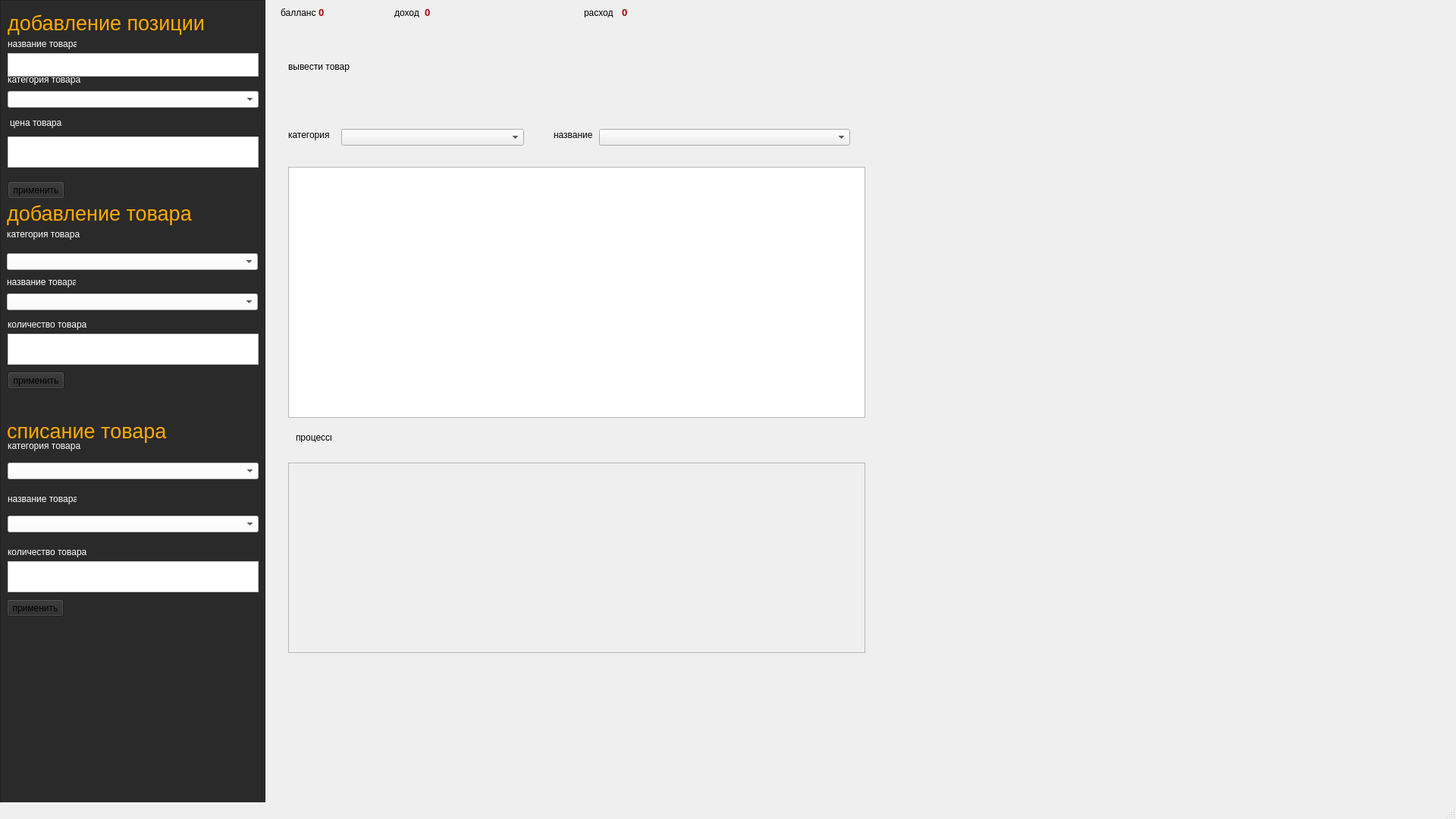
<?xml version="1.0" encoding="UTF-8"?>
<ui version="4.0">
 <class>MainWindow</class>
 <widget class="QMainWindow" name="MainWindow">
  <property name="geometry">
   <rect>
    <x>0</x>
    <y>0</y>
    <width>1920</width>
    <height>1080</height>
   </rect>
  </property>
  <property name="windowTitle">
   <string>MainWindow</string>
  </property>
  <widget class="QWidget" name="centralwidget">
   <widget class="QFrame" name="frame">
    <property name="geometry">
     <rect>
      <x>0</x>
      <y>0</y>
      <width>350</width>
      <height>1080</height>
     </rect>
    </property>
    <property name="styleSheet">
     <string notr="true">background-color: rgb(42, 42, 42);</string>
    </property>
    <property name="frameShape">
     <enum>QFrame::StyledPanel</enum>
    </property>
    <property name="frameShadow">
     <enum>QFrame::Raised</enum>
    </property>
    <widget class="QLabel" name="label">
     <property name="geometry">
      <rect>
       <x>10</x>
       <y>50</y>
       <width>91</width>
       <height>16</height>
      </rect>
     </property>
     <property name="styleSheet">
      <string notr="true">color: rgb(255, 255, 255);</string>
     </property>
     <property name="text">
      <string>название товара</string>
     </property>
    </widget>
    <widget class="QLabel" name="label_2">
     <property name="geometry">
      <rect>
       <x>10</x>
       <y>97</y>
       <width>101</width>
       <height>16</height>
      </rect>
     </property>
     <property name="styleSheet">
      <string notr="true">color: rgb(255, 255, 255);</string>
     </property>
     <property name="text">
      <string>категория товара</string>
     </property>
    </widget>
    <widget class="QLabel" name="label_3">
     <property name="geometry">
      <rect>
       <x>13</x>
       <y>154</y>
       <width>71</width>
       <height>16</height>
      </rect>
     </property>
     <property name="styleSheet">
      <string notr="true">color: rgb(255, 255, 255);</string>
     </property>
     <property name="text">
      <string>цена товара</string>
     </property>
    </widget>
    <widget class="QPushButton" name="pushButton_addpoz">
     <property name="geometry">
      <rect>
       <x>10</x>
       <y>239</y>
       <width>75</width>
       <height>23</height>
      </rect>
     </property>
     <property name="text">
      <string>применить</string>
     </property>
    </widget>
    <widget class="QLabel" name="label_4">
     <property name="geometry">
      <rect>
       <x>310</x>
       <y>189</y>
       <width>21</width>
       <height>16</height>
      </rect>
     </property>
     <property name="styleSheet">
      <string notr="true">color: rgb(255, 255, 255);</string>
     </property>
     <property name="text">
      <string>руб</string>
     </property>
    </widget>
    <widget class="QLabel" name="label_5">
     <property name="geometry">
      <rect>
       <x>10</x>
       <y>10</y>
       <width>281</width>
       <height>41</height>
      </rect>
     </property>
     <property name="font">
      <font>
       <pointsize>20</pointsize>
      </font>
     </property>
     <property name="styleSheet">
      <string notr="true">color: rgb(255, 170, 0);</string>
     </property>
     <property name="text">
      <string>добавление позиции</string>
     </property>
    </widget>
    <widget class="QLabel" name="label_6">
     <property name="geometry">
      <rect>
       <x>10</x>
       <y>420</y>
       <width>111</width>
       <height>16</height>
      </rect>
     </property>
     <property name="styleSheet">
      <string notr="true">color: rgb(255, 255, 255);</string>
     </property>
     <property name="text">
      <string>количество товара</string>
     </property>
    </widget>
    <widget class="QLabel" name="label_7">
     <property name="geometry">
      <rect>
       <x>9</x>
       <y>364</y>
       <width>91</width>
       <height>16</height>
      </rect>
     </property>
     <property name="styleSheet">
      <string notr="true">color: rgb(255, 255, 255);</string>
     </property>
     <property name="text">
      <string>название товара</string>
     </property>
    </widget>
    <widget class="QPushButton" name="addproduct">
     <property name="geometry">
      <rect>
       <x>10</x>
       <y>490</y>
       <width>75</width>
       <height>23</height>
      </rect>
     </property>
     <property name="text">
      <string>применить</string>
     </property>
    </widget>
    <widget class="QLabel" name="label_8">
     <property name="geometry">
      <rect>
       <x>9</x>
       <y>261</y>
       <width>281</width>
       <height>41</height>
      </rect>
     </property>
     <property name="font">
      <font>
       <pointsize>20</pointsize>
      </font>
     </property>
     <property name="styleSheet">
      <string notr="true">color: rgb(255, 170, 0);</string>
     </property>
     <property name="text">
      <string>добавление товара</string>
     </property>
    </widget>
    <widget class="QLabel" name="label_9">
     <property name="geometry">
      <rect>
       <x>9</x>
       <y>301</y>
       <width>101</width>
       <height>16</height>
      </rect>
     </property>
     <property name="styleSheet">
      <string notr="true">color: rgb(255, 255, 255);</string>
     </property>
     <property name="text">
      <string>категория товара</string>
     </property>
    </widget>
    <widget class="QLabel" name="label_10">
     <property name="geometry">
      <rect>
       <x>9</x>
       <y>548</y>
       <width>281</width>
       <height>41</height>
      </rect>
     </property>
     <property name="font">
      <font>
       <pointsize>20</pointsize>
      </font>
     </property>
     <property name="styleSheet">
      <string notr="true">color: rgb(255, 170, 0);</string>
     </property>
     <property name="text">
      <string>списание товара</string>
     </property>
    </widget>
    <widget class="QPushButton" name="pushButton_3">
     <property name="geometry">
      <rect>
       <x>10</x>
       <y>1120</y>
       <width>75</width>
       <height>23</height>
      </rect>
     </property>
     <property name="text">
      <string>применить</string>
     </property>
    </widget>
    <widget class="QLabel" name="label_11">
     <property name="geometry">
      <rect>
       <x>10</x>
       <y>650</y>
       <width>91</width>
       <height>16</height>
      </rect>
     </property>
     <property name="styleSheet">
      <string notr="true">color: rgb(255, 255, 255);</string>
     </property>
     <property name="text">
      <string>название товара</string>
     </property>
    </widget>
    <widget class="QLabel" name="label_12">
     <property name="geometry">
      <rect>
       <x>10</x>
       <y>580</y>
       <width>101</width>
       <height>16</height>
      </rect>
     </property>
     <property name="styleSheet">
      <string notr="true">color: rgb(255, 255, 255);</string>
     </property>
     <property name="text">
      <string>категория товара</string>
     </property>
    </widget>
    <widget class="QLabel" name="label_13">
     <property name="geometry">
      <rect>
       <x>10</x>
       <y>720</y>
       <width>111</width>
       <height>16</height>
      </rect>
     </property>
     <property name="styleSheet">
      <string notr="true">color: rgb(255, 255, 255);</string>
     </property>
     <property name="text">
      <string>количество товара</string>
     </property>
    </widget>
    <widget class="QPushButton" name="removepoz">
     <property name="geometry">
      <rect>
       <x>9</x>
       <y>790</y>
       <width>75</width>
       <height>23</height>
      </rect>
     </property>
     <property name="text">
      <string>применить</string>
     </property>
    </widget>
    <widget class="QComboBox" name="addpozcat">
     <property name="geometry">
      <rect>
       <x>10</x>
       <y>120</y>
       <width>331</width>
       <height>22</height>
      </rect>
     </property>
     <property name="styleSheet">
      <string notr="true">background-color: rgb(255, 255, 255);</string>
     </property>
    </widget>
    <widget class="QComboBox" name="add_cat">
     <property name="geometry">
      <rect>
       <x>9</x>
       <y>334</y>
       <width>331</width>
       <height>22</height>
      </rect>
     </property>
     <property name="styleSheet">
      <string notr="true">background-color: rgb(255, 255, 255);</string>
     </property>
    </widget>
    <widget class="QComboBox" name="add_name">
     <property name="geometry">
      <rect>
       <x>9</x>
       <y>387</y>
       <width>331</width>
       <height>22</height>
      </rect>
     </property>
     <property name="styleSheet">
      <string notr="true">background-color: rgb(255, 255, 255);</string>
     </property>
    </widget>
    <widget class="QTextEdit" name="remove_amount">
     <property name="geometry">
      <rect>
       <x>10</x>
       <y>740</y>
       <width>331</width>
       <height>41</height>
      </rect>
     </property>
     <property name="styleSheet">
      <string notr="true">background-color: rgb(255, 255, 255);</string>
     </property>
     <property name="html">
      <string>&lt;!DOCTYPE HTML PUBLIC &quot;-//W3C//DTD HTML 4.0//EN&quot; &quot;http://www.w3.org/TR/REC-html40/strict.dtd&quot;&gt;
&lt;html&gt;&lt;head&gt;&lt;meta name=&quot;qrichtext&quot; content=&quot;1&quot; /&gt;&lt;style type=&quot;text/css&quot;&gt;
p, li { white-space: pre-wrap; }
&lt;/style&gt;&lt;/head&gt;&lt;body style=&quot; font-family:'MS Shell Dlg 2'; font-size:8.25pt; font-weight:400; font-style:normal;&quot;&gt;
&lt;p style=&quot;-qt-paragraph-type:empty; margin-top:0px; margin-bottom:0px; margin-left:0px; margin-right:0px; -qt-block-indent:0; text-indent:0px;&quot;&gt;&lt;br /&gt;&lt;/p&gt;&lt;/body&gt;&lt;/html&gt;</string>
     </property>
    </widget>
    <widget class="QTextEdit" name="addpoz_price">
     <property name="geometry">
      <rect>
       <x>10</x>
       <y>180</y>
       <width>331</width>
       <height>41</height>
      </rect>
     </property>
     <property name="styleSheet">
      <string notr="true">background-color: rgb(255, 255, 255);</string>
     </property>
     <property name="html">
      <string>&lt;!DOCTYPE HTML PUBLIC &quot;-//W3C//DTD HTML 4.0//EN&quot; &quot;http://www.w3.org/TR/REC-html40/strict.dtd&quot;&gt;
&lt;html&gt;&lt;head&gt;&lt;meta name=&quot;qrichtext&quot; content=&quot;1&quot; /&gt;&lt;style type=&quot;text/css&quot;&gt;
p, li { white-space: pre-wrap; }
&lt;/style&gt;&lt;/head&gt;&lt;body style=&quot; font-family:'MS Shell Dlg 2'; font-size:8.25pt; font-weight:400; font-style:normal;&quot;&gt;
&lt;p style=&quot;-qt-paragraph-type:empty; margin-top:0px; margin-bottom:0px; margin-left:0px; margin-right:0px; -qt-block-indent:0; text-indent:0px;&quot;&gt;&lt;br /&gt;&lt;/p&gt;&lt;/body&gt;&lt;/html&gt;</string>
     </property>
    </widget>
    <widget class="QTextEdit" name="addpoz_name">
     <property name="geometry">
      <rect>
       <x>10</x>
       <y>70</y>
       <width>331</width>
       <height>31</height>
      </rect>
     </property>
     <property name="styleSheet">
      <string notr="true">background-color: rgb(255, 255, 255);</string>
     </property>
     <property name="html">
      <string>&lt;!DOCTYPE HTML PUBLIC &quot;-//W3C//DTD HTML 4.0//EN&quot; &quot;http://www.w3.org/TR/REC-html40/strict.dtd&quot;&gt;
&lt;html&gt;&lt;head&gt;&lt;meta name=&quot;qrichtext&quot; content=&quot;1&quot; /&gt;&lt;style type=&quot;text/css&quot;&gt;
p, li { white-space: pre-wrap; }
&lt;/style&gt;&lt;/head&gt;&lt;body style=&quot; font-family:'MS Shell Dlg 2'; font-size:8.25pt; font-weight:400; font-style:normal;&quot;&gt;
&lt;p style=&quot;-qt-paragraph-type:empty; margin-top:0px; margin-bottom:0px; margin-left:0px; margin-right:0px; -qt-block-indent:0; text-indent:0px;&quot;&gt;&lt;br /&gt;&lt;/p&gt;&lt;/body&gt;&lt;/html&gt;</string>
     </property>
    </widget>
    <widget class="QTextEdit" name="add_amount">
     <property name="geometry">
      <rect>
       <x>10</x>
       <y>440</y>
       <width>331</width>
       <height>41</height>
      </rect>
     </property>
     <property name="styleSheet">
      <string notr="true">background-color: rgb(255, 255, 255);</string>
     </property>
     <property name="html">
      <string>&lt;!DOCTYPE HTML PUBLIC &quot;-//W3C//DTD HTML 4.0//EN&quot; &quot;http://www.w3.org/TR/REC-html40/strict.dtd&quot;&gt;
&lt;html&gt;&lt;head&gt;&lt;meta name=&quot;qrichtext&quot; content=&quot;1&quot; /&gt;&lt;style type=&quot;text/css&quot;&gt;
p, li { white-space: pre-wrap; }
&lt;/style&gt;&lt;/head&gt;&lt;body style=&quot; font-family:'MS Shell Dlg 2'; font-size:8.25pt; font-weight:400; font-style:normal;&quot;&gt;
&lt;p style=&quot;-qt-paragraph-type:empty; margin-top:0px; margin-bottom:0px; margin-left:0px; margin-right:0px; -qt-block-indent:0; text-indent:0px;&quot;&gt;&lt;br /&gt;&lt;/p&gt;&lt;/body&gt;&lt;/html&gt;</string>
     </property>
    </widget>
    <widget class="QComboBox" name="remove_cat">
     <property name="geometry">
      <rect>
       <x>10</x>
       <y>610</y>
       <width>331</width>
       <height>22</height>
      </rect>
     </property>
     <property name="styleSheet">
      <string notr="true">background-color: rgb(255, 255, 255);</string>
     </property>
    </widget>
    <widget class="QComboBox" name="remove_name">
     <property name="geometry">
      <rect>
       <x>10</x>
       <y>680</y>
       <width>331</width>
       <height>22</height>
      </rect>
     </property>
     <property name="styleSheet">
      <string notr="true">background-color: rgb(255, 255, 255);</string>
     </property>
    </widget>
   </widget>
   <widget class="QLabel" name="label_14">
    <property name="geometry">
     <rect>
      <x>370</x>
      <y>10</y>
      <width>47</width>
      <height>13</height>
     </rect>
    </property>
    <property name="text">
     <string>балланс</string>
    </property>
   </widget>
   <widget class="QLabel" name="label_15">
    <property name="geometry">
     <rect>
      <x>520</x>
      <y>10</y>
      <width>47</width>
      <height>13</height>
     </rect>
    </property>
    <property name="text">
     <string>доход</string>
    </property>
   </widget>
   <widget class="QLabel" name="label_16">
    <property name="geometry">
     <rect>
      <x>770</x>
      <y>10</y>
      <width>47</width>
      <height>13</height>
     </rect>
    </property>
    <property name="text">
     <string>расход</string>
    </property>
   </widget>
   <widget class="QLabel" name="label_17">
    <property name="geometry">
     <rect>
      <x>420</x>
      <y>10</y>
      <width>47</width>
      <height>13</height>
     </rect>
    </property>
    <property name="font">
     <font>
      <pointsize>10</pointsize>
      <weight>75</weight>
      <bold>true</bold>
     </font>
    </property>
    <property name="styleSheet">
     <string notr="true">color: rgb(170, 0, 0);</string>
    </property>
    <property name="text">
     <string>0</string>
    </property>
   </widget>
   <widget class="QLabel" name="label_18">
    <property name="geometry">
     <rect>
      <x>560</x>
      <y>10</y>
      <width>47</width>
      <height>13</height>
     </rect>
    </property>
    <property name="font">
     <font>
      <pointsize>10</pointsize>
      <weight>75</weight>
      <bold>true</bold>
     </font>
    </property>
    <property name="styleSheet">
     <string notr="true">color: rgb(170, 0, 0);</string>
    </property>
    <property name="text">
     <string>0</string>
    </property>
   </widget>
   <widget class="QLabel" name="label_19">
    <property name="geometry">
     <rect>
      <x>820</x>
      <y>10</y>
      <width>47</width>
      <height>13</height>
     </rect>
    </property>
    <property name="font">
     <font>
      <pointsize>10</pointsize>
      <weight>75</weight>
      <bold>true</bold>
     </font>
    </property>
    <property name="styleSheet">
     <string notr="true">color: rgb(170, 0, 0);</string>
    </property>
    <property name="text">
     <string>0</string>
    </property>
   </widget>
   <widget class="QLabel" name="label_20">
    <property name="geometry">
     <rect>
      <x>380</x>
      <y>80</y>
      <width>91</width>
      <height>16</height>
     </rect>
    </property>
    <property name="text">
     <string>вывести товар</string>
    </property>
   </widget>
   <widget class="QLabel" name="label_21">
    <property name="geometry">
     <rect>
      <x>380</x>
      <y>170</y>
      <width>91</width>
      <height>16</height>
     </rect>
    </property>
    <property name="text">
     <string>категория</string>
    </property>
   </widget>
   <widget class="QLabel" name="label_22">
    <property name="geometry">
     <rect>
      <x>730</x>
      <y>170</y>
      <width>51</width>
      <height>16</height>
     </rect>
    </property>
    <property name="text">
     <string>название</string>
    </property>
   </widget>
   <widget class="QComboBox" name="cat">
    <property name="geometry">
     <rect>
      <x>450</x>
      <y>170</y>
      <width>241</width>
      <height>22</height>
     </rect>
    </property>
   </widget>
   <widget class="QComboBox" name="comboBox_8">
    <property name="geometry">
     <rect>
      <x>790</x>
      <y>170</y>
      <width>331</width>
      <height>22</height>
     </rect>
    </property>
   </widget>
   <widget class="QTableView" name="tableView">
    <property name="geometry">
     <rect>
      <x>380</x>
      <y>220</y>
      <width>761</width>
      <height>331</height>
     </rect>
    </property>
   </widget>
   <widget class="QScrollArea" name="scrollArea">
    <property name="geometry">
     <rect>
      <x>380</x>
      <y>610</y>
      <width>761</width>
      <height>251</height>
     </rect>
    </property>
    <property name="widgetResizable">
     <bool>true</bool>
    </property>
    <widget class="QWidget" name="scrollAreaWidgetContents">
     <property name="geometry">
      <rect>
       <x>0</x>
       <y>0</y>
       <width>759</width>
       <height>249</height>
      </rect>
     </property>
    </widget>
   </widget>
   <widget class="QLabel" name="label_23">
    <property name="geometry">
     <rect>
      <x>390</x>
      <y>570</y>
      <width>47</width>
      <height>13</height>
     </rect>
    </property>
    <property name="text">
     <string>процессы</string>
    </property>
   </widget>
  </widget>
  <widget class="QMenuBar" name="menubar">
   <property name="geometry">
    <rect>
     <x>0</x>
     <y>0</y>
     <width>1920</width>
     <height>21</height>
    </rect>
   </property>
  </widget>
  <widget class="QStatusBar" name="statusbar"/>
 </widget>
 <resources/>
 <connections/>
</ui>
